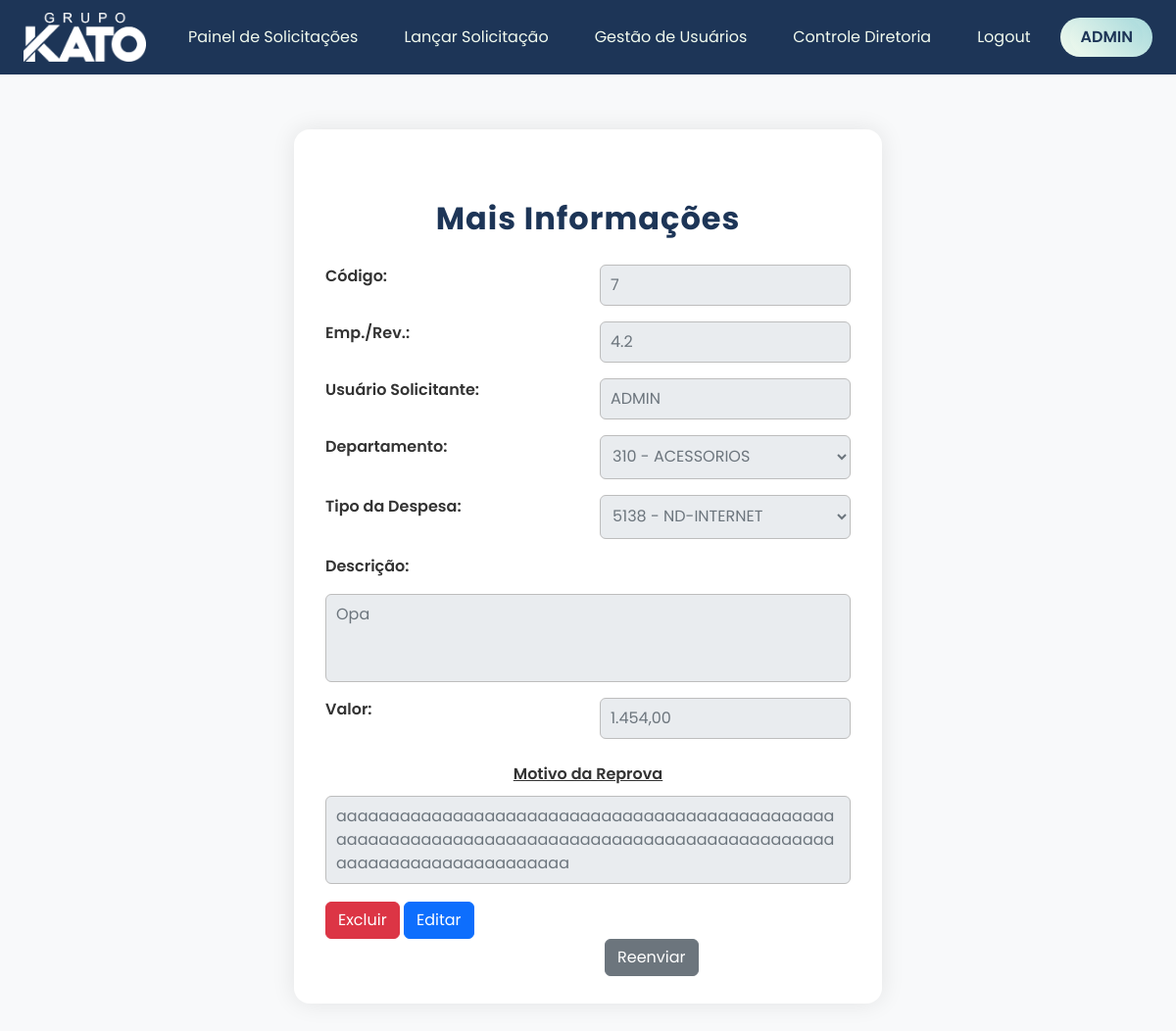
The app's page /painel-solicitacoes/mais_info_sol/7 (signed in), older data.
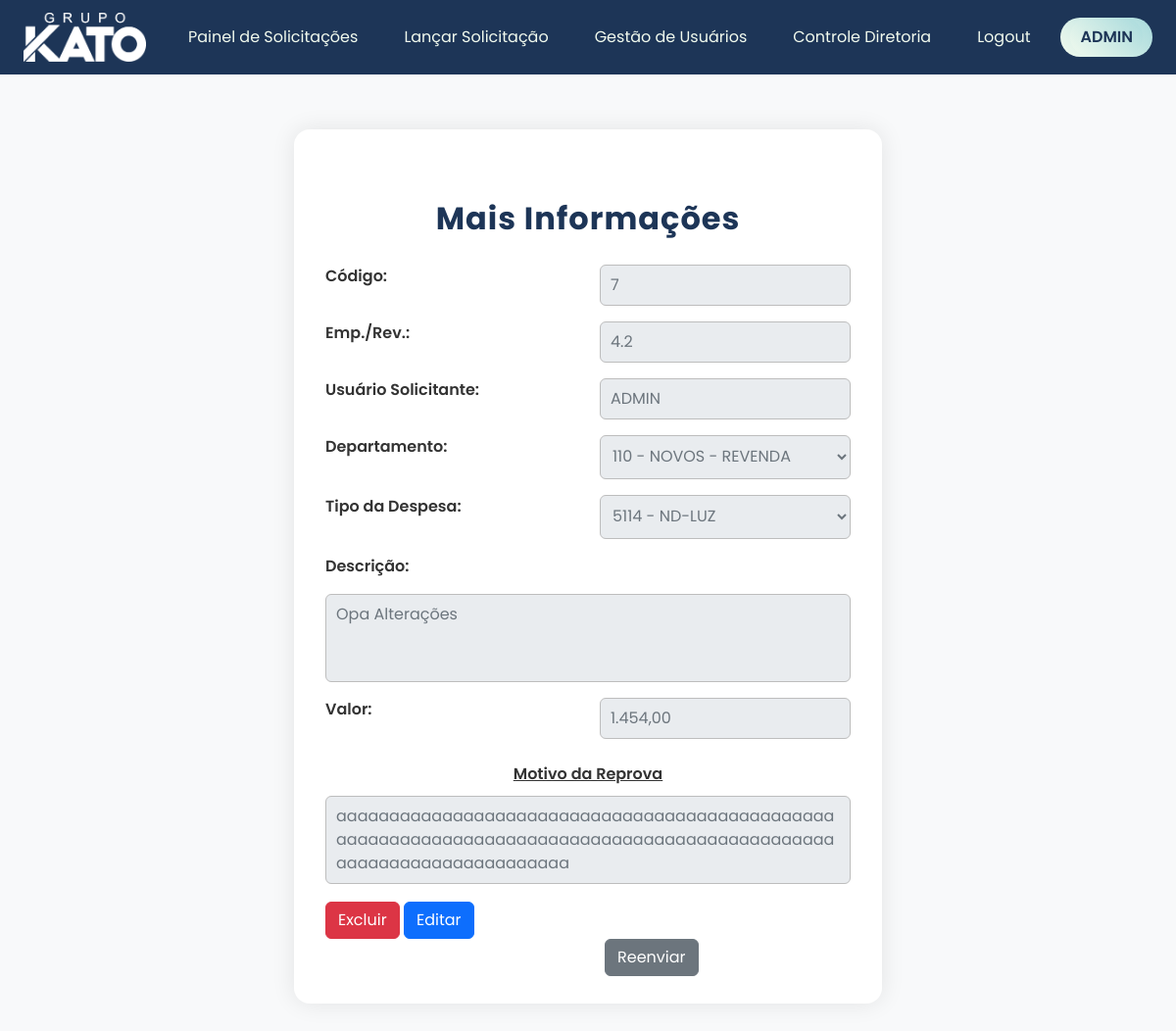
The same page, newer data.
### models/database.py (models this page shows)
class Solicitacoes(Model):
    EMPRESA = IntegerField()
    REVENDA = IntegerField()
    USUARIO_SOLICITANTE = CharField()
    DEPARTAMENTO = CharField()
    TIPO_DESPESA = CharField()
    DESCRICAO = CharField()
    VALOR = FloatField()
    STATUS = CharField()
    MOTIVO_REPROVA = CharField()
    class Meta:
        database = db

### routes/blueprint_painel_solicitacoes.py (the view)
@blueprint_painel_solicitacoes.route('/mais_info_sol/<int:id>')
@login_required
def mais_info_sol(id):
        solicitacao = Solicitacoes.get_or_none(Solicitacoes.id == id)
        return render_template('mais_info_sol.html', usuario_logado=current_user, solicitacao=solicitacao)

### main.py (called while the page is built)
@login_manager.user_loader
def load_user(user_id):
    try:
        return Usuarios.get(Usuarios.id == int(user_id))
    except Usuarios.DoesNotExist:
        return None

### templates/mais_info_sol.html (shortened to what the changed rows need)
<!DOCTYPE html>
<html lang="pt-br">
<head>
    <link href="https://cdn.jsdelivr.net/npm/bootstrap@5.3.0/dist/css/bootstrap.min.css" rel="stylesheet">
    <link rel="stylesheet" href="{{ url_for('static', filename='css/mais_info_sol.css')}}">
</head>
<body>
    <main>
        <div class="container">
            <h2 class="titulo">Mais Informações</h2>
            <form action="{{ url_for('blueprint_painel_solicitacoes.salvar_edicao', id=solicitacao.id) }}" method="POST" class="formulario">
                <label for="id_solicitacao_id">Código:</label>
                <input type="text" readonly id="id_solicitacao_id" name="id" value="{{ solicitacao.id }}">
                <label for="empresa_revenda_id">Emp./Rev.:</label>
                <input type="text" readonly id="empresa_revenda_id" name="empresa_revenda" value="{{ solicitacao.EMPRESA }}.{{ solicitacao.REVENDA }}">
                <label for="usuario_solicitante_id">Usuário Solicitante:</label>
                <input type="text" readonly id="usuario_solicitante_id" name="usuario_solicitante" value="{{ solicitacao.USUARIO_SOLICITANTE }}">
                <label for="departamento_id">Departamento:</label>
                <select name="departamento" id="departamento_id" class="input-departamento" disabled>
                    <option value="110" {% if solicitacao.DEPARTAMENTO == '110' %}selected{% endif %}>110 - NOVOS - REVENDA</option>
                    <option value="310" {% if solicitacao.DEPARTAMENTO == '310' %}selected{% endif %}>310 - ACESSORIOS</option>
                </select>
                <label for="tipo_despesa_id">Tipo da Despesa:</label>
                <select name="tipo_despesa" id="tipo_despesa_id" class="input-tipo-despesa" disabled>
                    <option value="5114" {% if solicitacao.TIPO_DESPESA == '5114' %}selected{% endif %}>5114 - ND-LUZ</option>
                    <option value="5138" {% if solicitacao.TIPO_DESPESA == '5138' %}selected{% endif %}>5138 - ND-INTERNET</option>
                </select>
                <label for="descricao_id">Descrição:</label>
                <textarea readonly id="descricao_id" name="descricao" rows="3">{{ solicitacao.DESCRICAO }}</textarea>
                <label for="valor_id">Valor:</label>
                <input type="text" readonly id="valor_id" name="valor" value="{{ "{:,.2f}".format(solicitacao.VALOR).replace(',',"X").replace(".", ",").replace("X", ".") }}">
                {% if solicitacao.STATUS == 'REPROVADO' %}
                    <label for="motivo_reprova_id">Motivo da Reprova</label>
                    <textarea readonly id="motivo_reprova_id" name="motivo_reprova" rows="3">{{ solicitacao.MOTIVO_REPROVA }}</textarea>
                {% endif %}
            </form>
        </div>
    </main>
</body>
</html>

Row changes from the older to the newer data that the page shows:
changed Solicitacoes "ADMIN": departamento "310 - ACESSORIOS" → "110 - NOVOS - REVENDA"; tipo_despesa "5138 - ND-INTERNET" → "5114 - ND-LUZ"; descricao "Opa" → "Opa Alterações"
